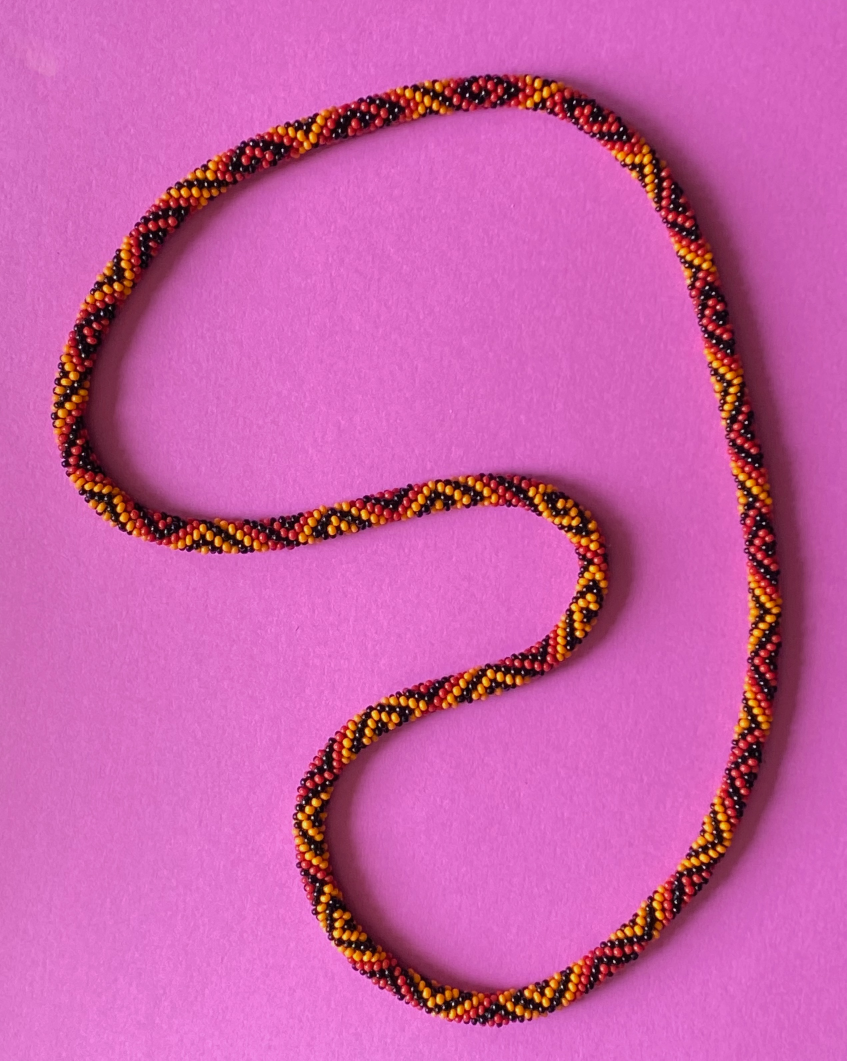
#> input picture beads-photo-2.jpg, 2540 x 3182 px (shown at 1/3 size)
$ python auto_label_beads.py
#> lines starting #> are read from the running program, lines starting #| are printed output that depends on the picture; after the words box and inside, x2 and y2 are one past the last pixel; in counts of white or black regions, pixels touching at a corner belong together
#> in main, image is the input picture: PIL image 2540x3182 RGB; mean R, G, B 202, 95.9, 169.1
### photo2/label_beads.py
"""Show a raw bead-photo crop and save manual point annotations locally."""
from __future__ import annotations

import argparse
from datetime import datetime, timezone
import errno
import hashlib
from http.server import BaseHTTPRequestHandler, ThreadingHTTPServer
from io import BytesIO
import json
import math
import os
from pathlib import Path
import platform
import shutil
import subprocess
import sys
import tempfile
import threading
from urllib.parse import urlsplit
import webbrowser

from PIL import Image, ImageOps

ROOT = Path(__file__).resolve().parents[1]
ASSETS = Path(__file__).with_name('labeler')
DEFAULT_IMAGE = ROOT / 'beads-photo-2.jpg'
DEFAULT_CROP = (1180, 130, 1540, 520)
DEFAULT_PORT = 8765
DIRECTIONS = {
    'd1': 'plus or minus 1 direction',
    'd2': 'up to down while proceeding clockwise around the bracelet (according to the major diameter of the torus)',
    'd3': 'down to up while proceeding clockwise; equivalently up to down counterclockwise',
}


class AnnotationError(ValueError):
    pass


class SaveConflict(AnnotationError):
    pass


def validate_annotations(value, size):
    if not isinstance(value, list) or len(value) > 10000:
        raise AnnotationError('Annotations must be a list of at most 10,000 markers.')
    clean = []
    ids = set()
    numbers = set()
    for item in value:
        if not isinstance(item, dict):
            raise AnnotationError('Each marker must be an object.')
        marker_id = item.get('id')
        if not isinstance(marker_id, str) or not marker_id or len(marker_id) > 128 or marker_id in ids:
            raise AnnotationError('Each marker needs a unique, nonempty ID.')
        ids.add(marker_id)
        number = item.get('number')
        if type(number) is not int or abs(number) > 9007199254740991 or number in numbers:
            raise AnnotationError('Each bead needs a unique integer number within JavaScript safe limits.')
        numbers.add(number)
        point = {}
        for axis, upper in zip(('x', 'y'), size):
            v = item.get(axis)
            if isinstance(v, bool) or not isinstance(v, (int, float)) or not 0 <= v < upper or not math.isfinite(v):
                raise AnnotationError('Marker positions must lie within the oriented source image.')
            point[axis] = float(v)
        for axis, default in [('label_dx', 6), ('label_dy', -6)]:
            v = item.get(axis, default)
            if isinstance(v, bool) or not isinstance(v, (int, float)) or abs(v) > 10000 or not math.isfinite(v):
                raise AnnotationError('Label offsets must be finite image-pixel distances.')
            point[axis] = float(v)
        clean.append(dict(id=marker_id, number=number, **point))
    return clean


def validate_series(value, annotations):
    if not isinstance(value, list) or len(value) > 10000:
        raise AnnotationError('Series must be a list of at most 10,000 entries.')
    marker_ids = {a['id'] for a in annotations}
    clean, ids, active = [], set(), 0
    for item in value:
        if not isinstance(item, dict):
            raise AnnotationError('Each series must be an object.')
        sid = item.get('id')
        if not isinstance(sid, str) or not sid or len(sid) > 128 or sid in ids:
            raise AnnotationError('Each series needs a unique, nonempty ID.')
        ids.add(sid)
        direction, state, members = item.get('direction'), item.get('status'), item.get('bead_ids')
        if not isinstance(direction, str) or direction not in DIRECTIONS or state not in ('active', 'complete'):
            raise AnnotationError('Series need a d1/d2/d3 direction and active/complete status.')
        if not isinstance(members, list) or len(members) > 10000 or any(
                not isinstance(mid, str) or mid not in marker_ids for mid in members):
            raise AnnotationError('Series must reference existing bead IDs in click order.')
        if any(a == b for a, b in zip(members, members[1:])):
            raise AnnotationError('Consecutive series entries must be different beads.')
        if state == 'complete' and len(members) < 2:
            raise AnnotationError('End a series after selecting at least two beads.')
        active += state == 'active'
        clean.append(dict(id=sid, direction=direction, status=state, bead_ids=list(members)))
    if active > 1:
        raise AnnotationError('Only one series may be active at a time.')
    return clean


# [16 lines left out: function atomic_json, not called in this run]


class LabelStore:
    # [40 lines left out: functions __init__, _read, not called in this run]

    def read(self):
        with self.lock:
            return self._read()

    # [24 lines left out: function save, not called in this run]

    def config(self):
        return dict(source=self.source, crop=list(self.crop), image_url='/image.png',
                    annotations_path=str(self.path), directions=DIRECTIONS, document=self.read())


# [143 lines left out: functions make_server, start_server, open_browser, main, not called in this run]


# [2 lines that do not run on import are left out]

### photo2/auto_label_beads.py
"""Image-derived whole-photo bead/neighbor proposals, not confirmed string indices.

Manual labels are optional evaluator data and are read ONLY after detect() and
adjacency(). The input image supplies background, palette, scale and strip axis.
Live maker annotations are never written. No physical-necklace measurements.
"""
import argparse,hashlib,json,os,uuid
os.environ.setdefault('MPLCONFIGDIR','/tmp/beads-auto-mpl')
from pathlib import Path
import numpy as np
from PIL import Image,ImageOps
from scipy import ndimage as ndi
from scipy.signal import find_peaks
from scipy.spatial import cKDTree
from scipy.optimize import linear_sum_assignment
from skimage.feature import peak_local_max
from skimage.filters import threshold_otsu
from skimage.measure import regionprops
from skimage.morphology import skeletonize
from skimage.segmentation import watershed
from matplotlib.colors import rgb_to_hsv
from label_beads import DIRECTIONS,validate_annotations,validate_series

ROOT=Path(__file__).resolve().parents[1]


def sha(path):return hashlib.sha256(Path(path).read_bytes()).hexdigest()


def small_components(mask,minimum):
    labels,_=ndi.label(mask);sizes=np.bincount(labels.ravel())
    keep=sizes>=minimum;keep[0]=False
    return keep[labels]


def fill_small_holes(mask,maximum):
    labels,_=ndi.label(~mask);sizes=np.bincount(labels.ravel())
    border=np.unique(np.r_[labels[0],labels[-1],labels[:,0],labels[:,-1]])
    fill=sizes<=maximum;fill[border]=False;fill[0]=False
    return mask|fill[labels]


def strip_axis(band):
    """Prune skeleton spurs; preserve the supported closed image-strip route.

    This approximate image axis is not a measured physical centerline or bead
    index closure. Fail explicitly if a unique simple cycle is unsupported.
    """
    sk=skeletonize(band);pixels=set(map(tuple,np.argwhere(sk)))
    adj={p:[] for p in pixels}
    for y,x in pixels:
        for dy in [-1,0,1]:
            for dx in [-1,0,1]:
                if not dx and not dy:continue
                q=(y+dy,x+dx)
                if q not in pixels:continue
                if dx and dy and ((y,x+dx) in pixels or (y+dy,x) in pixels):continue
                adj[(y,x)].append(q)
    keep=set(pixels);leaves=[p for p in keep if len(adj[p])<2]
    while leaves:
        p=leaves.pop()
        if p not in keep:continue
        keep.remove(p)
        for q in adj[p]:
            if q in keep and sum(r in keep for r in adj[q])<2:leaves.append(q)
    if not keep or any(sum(q in keep for q in adj[p])!=2 for p in keep):
        raise ValueError('Strip skeleton does not have a supported unique simple cycle; retain uncertainty, do not invent a route.')
    start=min(keep);route=[start];previous=None;current=start
    while True:
        following=next(q for q in sorted(adj[current]) if q in keep and q!=previous)
        if following==start:break
        route.append(following);previous,current=current,following
        if len(route)>len(keep):raise ValueError('Failed to trace the image-strip cycle')
    if len(route)!=len(keep):raise ValueError('Multiple strip cycles; do not silently discard regions')
    xy=np.array(route,float)[:,::-1]
    area=np.sum(xy[:,0]*np.roll(xy[:,1],-1)-xy[:,1]*np.roll(xy[:,0],-1))
    if area<0:xy=xy[::-1]
    xy=np.concatenate([xy,xy[:1]])
    distance=np.r_[0,np.cumsum(np.linalg.norm(np.diff(xy,axis=0),axis=1))]
    stations=np.arange(0,distance[-1],1.)
    xy=np.column_stack([np.interp(stations,distance,xy[:,a]) for a in [0,1]])
    dt=ndi.distance_transform_edt(band)
    width=float(np.median(dt[sk]))
    xy=ndi.gaussian_filter1d(xy,max(2,width*.45),axis=0,mode='wrap')
    tangent=np.roll(xy,-1,axis=0)-np.roll(xy,1,axis=0)
    tangent/=np.linalg.norm(tangent,axis=1)[:,None]
    normal=np.column_stack([-tangent[:,1],tangent[:,0]])
    return dict(xy=xy,tangent=tangent,normal=normal,length=float(distance[-1]),
        width=width,pruned_pixels=int(sk.sum())-len(keep)),dt


def line_evidence(rgb,a,b,mode):
    """Interior sampling, not an edge trace; check a possible same-body bridge."""
    xy=np.linspace(a,b,25)
    encoded=np.column_stack([ndi.map_coordinates(rgb[:,:,k],[xy[:,1],xy[:,0]],order=1) for k in [0,1,2]])
    samples=rgb_to_hsv(encoded)
    inside=samples[4:-4]
    ratio=float(inside[:,2].min()/max(.02,min(samples[0,2],samples[-1,2])))
    chrom=inside[:,1]>.35
    hue=abs((inside[:,0]*360-mode+180)%360-180)
    fraction=float(np.mean(hue[chrom]<20)) if chrom.any() else 0.
    return ratio,fraction


def detect(image,max_dimension=1600):
    """No manual coordinates, selected colors or saved masks enter this function."""
#> called with max_dimension = 1600
    full=np.asarray(image,dtype=np.uint8);height,width=full.shape[:2]
    factor=min(1.,max_dimension/max(height,width))
    nw,nh=int(round(width*factor)),int(round(height*factor))
    rgb=np.asarray(Image.fromarray(full).resize((nw,nh),Image.Resampling.LANCZOS),dtype=np.float32)/255
    scale=np.array([nw/width,nh/height])
    hsv=rgb_to_hsv(rgb);v=hsv[:,:,2];sat=hsv[:,:,1];hue=hsv[:,:,0]*360
#> after `sat = hsv[:, :, 1]`:
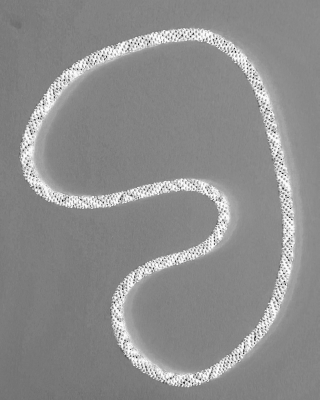
#> sat: shape (1600, 1277) float32 (shown at 1/4 size); min 0.00613, max 1, mean 0.554
#> after `hue = hsv[:, :, 0] * 360`:
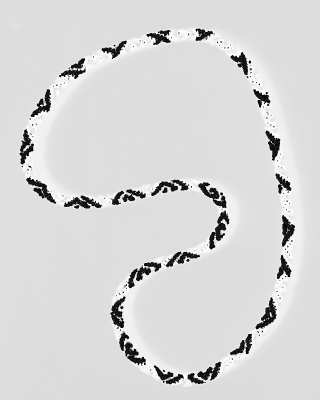
#> hue: shape (1600, 1277) float32 (shown at 1/4 size); min 0, max 359.7, mean 303.5; drawn with min black and max white
    border=np.zeros((nh,nw),bool);margin=max(1,int(min(nh,nw)*.025))
    border[:margin]=True;border[-margin:]=True;border[:,:margin]=True;border[:,-margin:]=True
    chrom=rgb[:,:,:2]/np.maximum(rgb.sum(axis=2,keepdims=True),.01)
    bg=np.median(chrom[border],axis=0)
#> bg = [0.419, 0.206]
    mad=np.median(abs(chrom[border]-bg),axis=0)*1.4826
#> mad = [0.00699, 0.0114]
    score=np.sqrt(np.sum(((chrom-bg)/np.maximum(mad,.003))**2,axis=2))
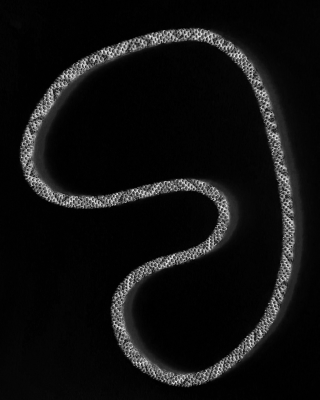
#> score: shape (1600, 1277) float32 (shown at 1/4 size); min 0.00933, max 85.07, mean 5.6; drawn with min black and max white
    threshold=max(float(np.quantile(score[border],.999)),float(threshold_otsu(np.minimum(score,50))))
#> threshold = 20.03
    foreground=score>threshold
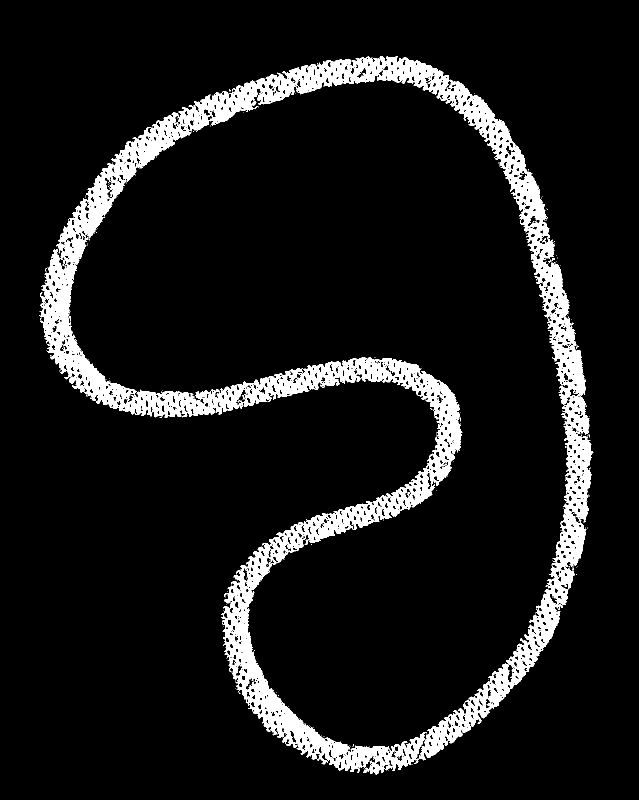
#> foreground: shape (1600, 1277) bool (shown at 1/2 size); 8.8% white; 207 white regions (203 under 20 px), largest, box (x1, y1, x2, y2) and area: (78, 112, 1187, 1549) 178930, (504, 202, 513, 211) 46, (609, 1079, 616, 1089) 31, (126, 520, 130, 528) 22
    background_value=float(np.median(v[border]))
#> background_value = 0.843
    foreground|=v<background_value*.15
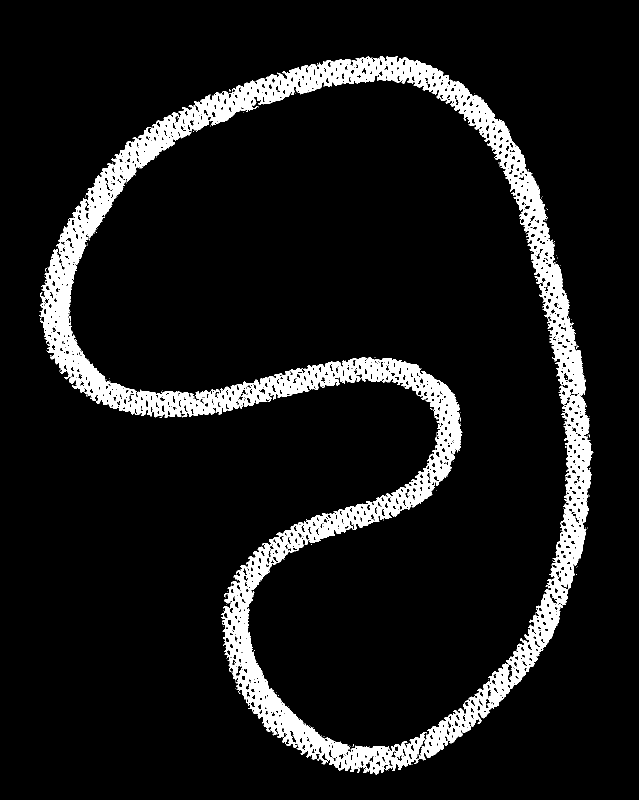
#> foreground: shape (1600, 1277) bool (shown at 1/2 size); 9% white; 160 white regions (159 under 20 px), largest, box (x1, y1, x2, y2) and area: (78, 112, 1187, 1549) 182806
    sigma=max(1,max(nh,nw)/520)
    foreground=small_components(foreground,max(4,int(sigma*sigma)))
#> in small_components, `labels, _ = ndi.label(mask)`:
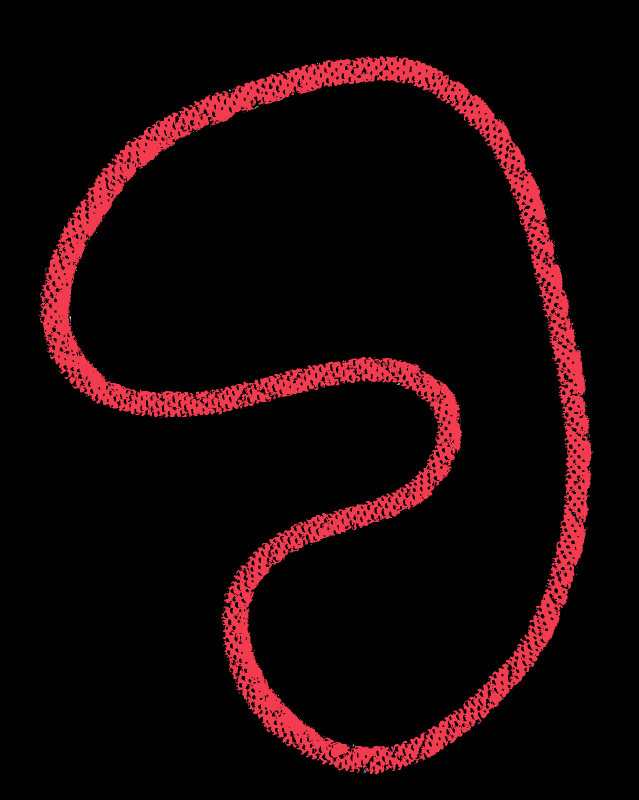
#> labels: shape (1600, 1277) int32 (shown at 1/2 size); 297 distinct labels, from 0 to 296; one colour per label, 0 black
#> in small_components, `sizes = np.bincount(labels.ravel())`: sizes = 297 values, max 1860022 at index 0, min 1 at index 2, mean 6879.5
    band=ndi.gaussian_filter(foreground.astype(float),sigma)>.2
#> band: shape (1600, 1277) bool; 12% white; 1 white region, box (x1, y1, x2, y2) and area: (79, 111, 1187, 1550) 246201
    band=fill_small_holes(band,int((sigma*10)**2))
#> in fill_small_holes, `labels, _ = ndi.label(~mask)`:
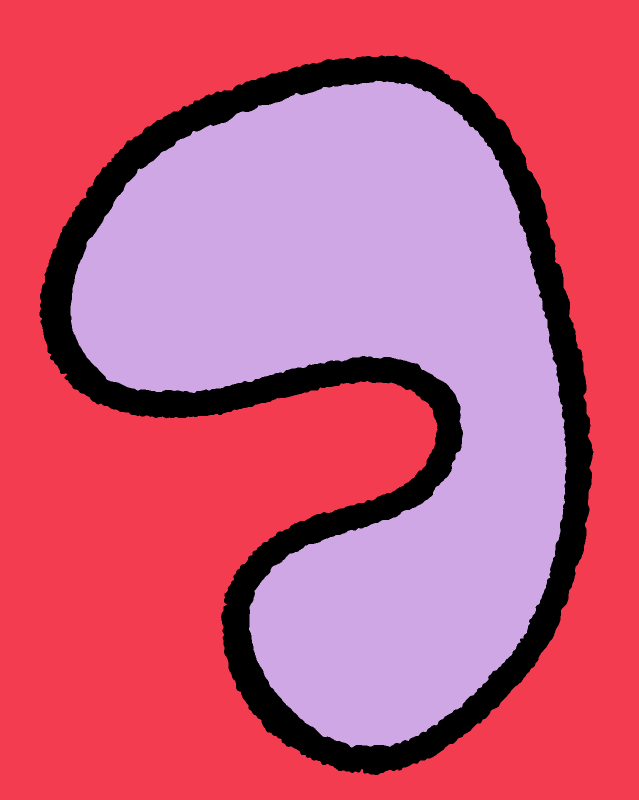
#> labels: shape (1600, 1277) int32 (shown at 1/2 size); 3 distinct labels, from 0 to 2; one colour per label, 0 black
#> in fill_small_holes, `sizes = np.bincount(labels.ravel())`: sizes = [246201, 1074254, 722745]
#> in fill_small_holes, `border=np.unique(np.r_[labels[0],labels[-1],labels[:,0],labels[:,-1]])`: border = [1]
#> (the rest of the program and of its run is left out)
